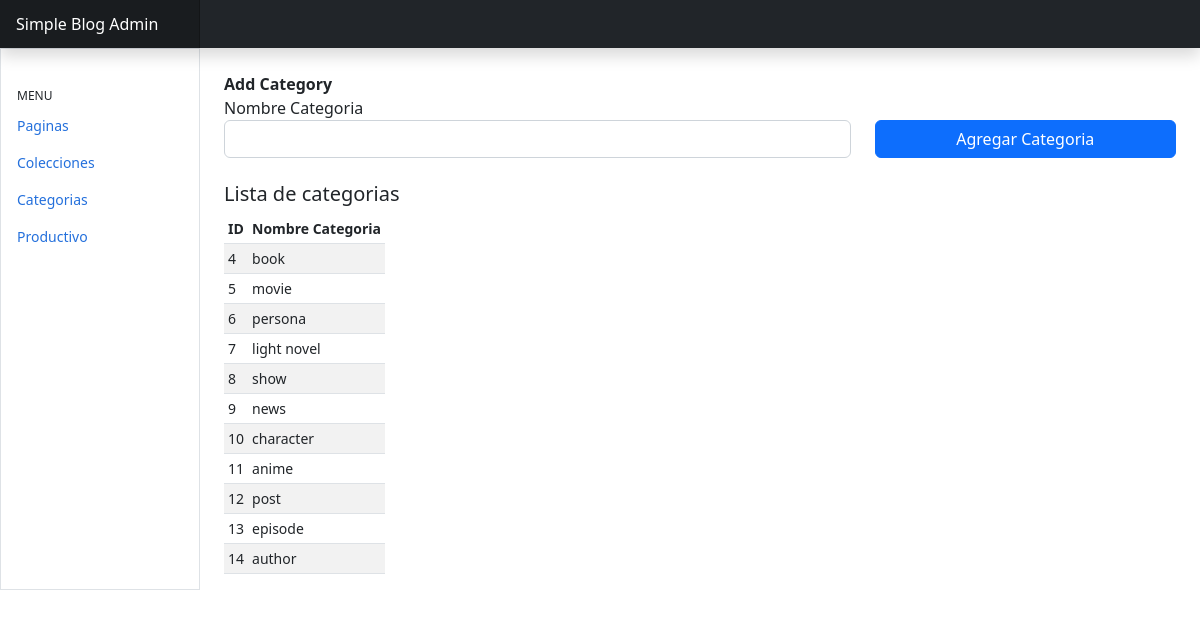
/simpleblog/admin-categorias/, run on the app's committed database.
### simpleblog/models.py (models this page shows, shortened)
class CategoriaSB(models.Model):
	nombre_categoria = models.CharField(max_length=255)

### simpleblog/views.py (the view)
# urls.py: path('admin-categorias/', views.adminCategorias, name='adminCategorias'),
def adminCategorias(request):
	ptitulo = "Admin Categorias"
	categorias = CategoriaSB.objects.all()
	return render(request,'admin_categorias.html',{'ptitulo':ptitulo,'categorias':categorias})

### simpleblog/templates/admin_categorias.html (shortened to what this page needs)
{% extends 'base_dash.html' %}
{% block principal %}
	<br><b>Add Category</b><br>
	 <form method="POST" action="{% url 'addCategoria' %}">
	   <div class="row">
	  <div class="form-group col-sm-6 col-lg-8 mb-8">
	    <label for="exampleFormControlInput1">Nombre Categoria</label>
	    <input type = "text" name="nombre_categoria" class="form-control" id="exampleFormControlInput1">
    </div>
    <div class="form-group col-sm-6 col-lg-4 mb-4">
        <label for="exampleFormControlInput1">&nbsp;&nbsp;</label>
	    <button type="submit" class="btn btn-primary" style="width:100%">Agregar Categoria</button>
	  </div>
	  </div>
    </form>
    <h5>Lista de categorias</h5>
    <div class="table-responsive small">
        <table class="table table-striped table-sm w-auto">
          <thead>
            <tr>
              <th scope="col">ID</th>
              <th scope="col">Nombre Categoria</th>
            </tr>
          </thead>
          {% if categorias %}
          	<tbody>
          	{% for c in categorias %}
            <tr>
              <td>{{c.id}}</td>
              <td>{{c.nombre_categoria}}</td>
           	</tr>
           	{% endfor %}
        	</tbody>
          {% endif %}
    	</table>
    </div>
{% endblock %}

### data on the page
CategoriaSB: id "4", nombre_categoria "book"
CategoriaSB: id "5", nombre_categoria "movie"
CategoriaSB: id "6", nombre_categoria "persona"
CategoriaSB: id "7", nombre_categoria "light novel"
CategoriaSB: id "8", nombre_categoria "show"
CategoriaSB: id "9", nombre_categoria "news"
CategoriaSB: id "10", nombre_categoria "character"
CategoriaSB: id "11", nombre_categoria "anime"
CategoriaSB: id "12", nombre_categoria "post"
CategoriaSB: id "13", nombre_categoria "episode"
CategoriaSB: id "14", nombre_categoria "author"
